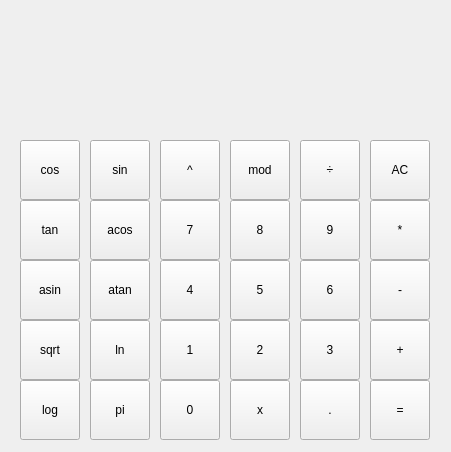
<?xml version="1.0" encoding="UTF-8"?>
<ui version="4.0">
 <class>MainWindow</class>
 <widget class="QMainWindow" name="MainWindow">
  <property name="geometry">
   <rect>
    <x>0</x>
    <y>0</y>
    <width>451</width>
    <height>452</height>
   </rect>
  </property>
  <property name="windowTitle">
   <string>MainWindow</string>
  </property>
  <widget class="QWidget" name="centralwidget">
   <widget class="QLabel" name="label">
    <property name="geometry">
     <rect>
      <x>0</x>
      <y>30</y>
      <width>451</width>
      <height>91</height>
     </rect>
    </property>
    <property name="text">
     <string/>
    </property>
   </widget>
   <widget class="QPushButton" name="pushButton">
    <property name="geometry">
     <rect>
      <x>160</x>
      <y>140</y>
      <width>60</width>
      <height>60</height>
     </rect>
    </property>
    <property name="text">
     <string>^</string>
    </property>
   </widget>
   <widget class="QPushButton" name="pushButton_2">
    <property name="geometry">
     <rect>
      <x>230</x>
      <y>140</y>
      <width>60</width>
      <height>60</height>
     </rect>
    </property>
    <property name="text">
     <string>mod</string>
    </property>
   </widget>
   <widget class="QPushButton" name="pushButton_4">
    <property name="geometry">
     <rect>
      <x>300</x>
      <y>140</y>
      <width>60</width>
      <height>60</height>
     </rect>
    </property>
    <property name="text">
     <string>÷</string>
    </property>
   </widget>
   <widget class="QPushButton" name="pushButton_6">
    <property name="geometry">
     <rect>
      <x>230</x>
      <y>200</y>
      <width>60</width>
      <height>60</height>
     </rect>
    </property>
    <property name="text">
     <string>8</string>
    </property>
   </widget>
   <widget class="QPushButton" name="pushButton_7">
    <property name="geometry">
     <rect>
      <x>300</x>
      <y>200</y>
      <width>60</width>
      <height>60</height>
     </rect>
    </property>
    <property name="text">
     <string>9</string>
    </property>
   </widget>
   <widget class="QPushButton" name="pushButton_8">
    <property name="geometry">
     <rect>
      <x>160</x>
      <y>200</y>
      <width>60</width>
      <height>60</height>
     </rect>
    </property>
    <property name="text">
     <string>7</string>
    </property>
   </widget>
   <widget class="QPushButton" name="pushButton_10">
    <property name="geometry">
     <rect>
      <x>230</x>
      <y>320</y>
      <width>60</width>
      <height>60</height>
     </rect>
    </property>
    <property name="text">
     <string>2</string>
    </property>
   </widget>
   <widget class="QPushButton" name="pushButton_11">
    <property name="geometry">
     <rect>
      <x>230</x>
      <y>260</y>
      <width>60</width>
      <height>60</height>
     </rect>
    </property>
    <property name="text">
     <string>5</string>
    </property>
   </widget>
   <widget class="QPushButton" name="pushButton_13">
    <property name="geometry">
     <rect>
      <x>300</x>
      <y>260</y>
      <width>60</width>
      <height>60</height>
     </rect>
    </property>
    <property name="text">
     <string>6</string>
    </property>
   </widget>
   <widget class="QPushButton" name="pushButton_14">
    <property name="geometry">
     <rect>
      <x>160</x>
      <y>320</y>
      <width>60</width>
      <height>60</height>
     </rect>
    </property>
    <property name="text">
     <string>1</string>
    </property>
   </widget>
   <widget class="QPushButton" name="pushButton_15">
    <property name="geometry">
     <rect>
      <x>160</x>
      <y>260</y>
      <width>60</width>
      <height>60</height>
     </rect>
    </property>
    <property name="text">
     <string>4</string>
    </property>
   </widget>
   <widget class="QPushButton" name="pushButton_16">
    <property name="geometry">
     <rect>
      <x>300</x>
      <y>320</y>
      <width>60</width>
      <height>60</height>
     </rect>
    </property>
    <property name="text">
     <string>3</string>
    </property>
   </widget>
   <widget class="QPushButton" name="pushButton_17">
    <property name="geometry">
     <rect>
      <x>370</x>
      <y>140</y>
      <width>60</width>
      <height>60</height>
     </rect>
    </property>
    <property name="text">
     <string>AC</string>
    </property>
   </widget>
   <widget class="QPushButton" name="pushButton_18">
    <property name="geometry">
     <rect>
      <x>370</x>
      <y>320</y>
      <width>60</width>
      <height>60</height>
     </rect>
    </property>
    <property name="text">
     <string>+</string>
    </property>
   </widget>
   <widget class="QPushButton" name="pushButton_19">
    <property name="geometry">
     <rect>
      <x>370</x>
      <y>200</y>
      <width>60</width>
      <height>60</height>
     </rect>
    </property>
    <property name="text">
     <string>*</string>
    </property>
   </widget>
   <widget class="QPushButton" name="pushButton_20">
    <property name="geometry">
     <rect>
      <x>370</x>
      <y>260</y>
      <width>60</width>
      <height>60</height>
     </rect>
    </property>
    <property name="text">
     <string>-</string>
    </property>
   </widget>
   <widget class="QPushButton" name="pushButton_21">
    <property name="geometry">
     <rect>
      <x>160</x>
      <y>380</y>
      <width>60</width>
      <height>60</height>
     </rect>
    </property>
    <property name="text">
     <string>0</string>
    </property>
   </widget>
   <widget class="QPushButton" name="pushButton_23">
    <property name="geometry">
     <rect>
      <x>300</x>
      <y>380</y>
      <width>60</width>
      <height>60</height>
     </rect>
    </property>
    <property name="text">
     <string>.</string>
    </property>
   </widget>
   <widget class="QPushButton" name="pushButton_24">
    <property name="geometry">
     <rect>
      <x>370</x>
      <y>380</y>
      <width>60</width>
      <height>60</height>
     </rect>
    </property>
    <property name="text">
     <string>=</string>
    </property>
   </widget>
   <widget class="QPushButton" name="pushButton_25">
    <property name="geometry">
     <rect>
      <x>230</x>
      <y>380</y>
      <width>60</width>
      <height>60</height>
     </rect>
    </property>
    <property name="text">
     <string>x</string>
    </property>
   </widget>
   <widget class="QPushButton" name="pushButton_3">
    <property name="geometry">
     <rect>
      <x>90</x>
      <y>140</y>
      <width>60</width>
      <height>60</height>
     </rect>
    </property>
    <property name="text">
     <string>sin</string>
    </property>
   </widget>
   <widget class="QPushButton" name="pushButton_22">
    <property name="geometry">
     <rect>
      <x>20</x>
      <y>260</y>
      <width>60</width>
      <height>60</height>
     </rect>
    </property>
    <property name="text">
     <string>asin</string>
    </property>
   </widget>
   <widget class="QPushButton" name="pushButton_12">
    <property name="geometry">
     <rect>
      <x>90</x>
      <y>320</y>
      <width>60</width>
      <height>60</height>
     </rect>
    </property>
    <property name="text">
     <string>ln</string>
    </property>
   </widget>
   <widget class="QPushButton" name="pushButton_26">
    <property name="geometry">
     <rect>
      <x>20</x>
      <y>320</y>
      <width>60</width>
      <height>60</height>
     </rect>
    </property>
    <property name="text">
     <string>sqrt</string>
    </property>
   </widget>
   <widget class="QPushButton" name="pushButton_27">
    <property name="geometry">
     <rect>
      <x>90</x>
      <y>260</y>
      <width>60</width>
      <height>60</height>
     </rect>
    </property>
    <property name="text">
     <string>atan</string>
    </property>
   </widget>
   <widget class="QPushButton" name="pushButton_9">
    <property name="geometry">
     <rect>
      <x>90</x>
      <y>200</y>
      <width>60</width>
      <height>60</height>
     </rect>
    </property>
    <property name="text">
     <string>acos</string>
    </property>
   </widget>
   <widget class="QPushButton" name="pushButton_28">
    <property name="geometry">
     <rect>
      <x>20</x>
      <y>380</y>
      <width>60</width>
      <height>60</height>
     </rect>
    </property>
    <property name="text">
     <string>log</string>
    </property>
   </widget>
   <widget class="QPushButton" name="pushButton_29">
    <property name="geometry">
     <rect>
      <x>90</x>
      <y>380</y>
      <width>60</width>
      <height>60</height>
     </rect>
    </property>
    <property name="text">
     <string>pi</string>
    </property>
   </widget>
   <widget class="QPushButton" name="pushButton_30">
    <property name="geometry">
     <rect>
      <x>20</x>
      <y>200</y>
      <width>60</width>
      <height>60</height>
     </rect>
    </property>
    <property name="text">
     <string>tan</string>
    </property>
   </widget>
   <widget class="QPushButton" name="pushButton_5">
    <property name="geometry">
     <rect>
      <x>20</x>
      <y>140</y>
      <width>60</width>
      <height>60</height>
     </rect>
    </property>
    <property name="text">
     <string>cos</string>
    </property>
   </widget>
  </widget>
 </widget>
 <resources/>
 <connections/>
</ui>
